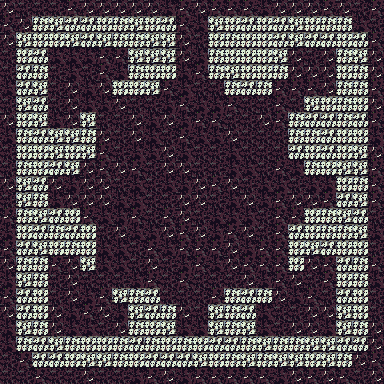

The image is a tile-based game level rendered from a .tmx file. Its description and source (layers, tilesets, objects; grid data summarised) follow:
An orthogonal 24x24 tile map with 16x16 px tiles, 1 tile layer (tile) and 89 objects (22x fakewall3).

<map version="1.0" tiledversion="1.1.2" orientation="orthogonal" renderorder="right-down" width="24" height="24" tilewidth="16" tileheight="16" infinite="0" nextobjectid="127">
 <tileset firstgid="1" source="tileset.tsx" />
 <layer name="tile" width="24" height="24">
  <data>[576 cells, 576 non-empty, 8 distinct tile ids]</data>
 </layer>
 <objectgroup name="furniture">
  <object id="31" gid="10" x="176" y="32" width="16" height="16" />
  <object id="32" gid="10" x="192" y="32" width="16" height="16" />
  <object id="33" gid="31" x="176" y="192" width="16" height="16" />
  <object id="34" gid="32" x="192" y="192" width="16" height="16" />
  <object id="35" gid="47" x="176" y="208" width="16" height="16" />
  <object id="36" gid="48" x="192" y="208" width="16" height="16" />
  <object id="37" gid="52" x="144" y="160" width="16" height="16" />
  <object id="38" gid="52" x="224" y="160" width="16" height="16" />
  <object id="39" gid="52" x="144" y="240" width="16" height="16" />
  <object id="40" gid="52" x="224" y="240" width="16" height="16" />
  <object id="41" gid="52" x="128" y="176" width="16" height="16" />
  <object id="42" gid="52" x="128" y="224" width="16" height="16" />
  <object id="43" gid="52" x="240" y="176" width="16" height="16" />
  <object id="44" gid="52" x="240" y="224" width="16" height="16" />
  <object id="45" gid="52" x="208" y="256" width="16" height="16" />
  <object id="46" gid="52" x="160" y="256" width="16" height="16" />
  <object id="47" gid="52" x="160" y="144" width="16" height="16" />
  <object id="48" gid="52" x="208" y="144" width="16" height="16" />
  <object id="49" gid="51" x="192" y="320" width="16" height="16">
   <properties>
    <property name="activationtarget" value="[[5,10],[5,11],[5,12],[5,13],[18,10],[18,11],[18,12],[18,13]]" />
   </properties>
  </object>
  <object id="50" gid="51" x="64" y="208" width="16" height="16">
   <properties>
    <property name="activationtarget" value="[[6,6],[6,7],[7,6],[6,16],[6,17],[7,17]]" />
   </properties>
  </object>
  <object id="51" gid="51" x="304" y="192" width="16" height="16">
   <properties>
    <property name="activationtarget" value="[[16,17],[17,17],[17,16]]" />
   </properties>
  </object>
  <object id="52" gid="51" x="48" y="336" width="16" height="16">
   <properties>
    <property name="activationtarget" value="[[17,6]]" />
   </properties>
  </object>
  <object id="53" gid="51" x="320" y="336" width="16" height="16">
   <properties>
    <property name="activationtarget" value="[[17,5],[18,6]]" />
   </properties>
  </object>
  <object id="54" gid="51" x="48" y="64" width="16" height="16">
   <properties>
    <property name="activationtarget" value="[[16,6],[17,7]]" />
   </properties>
  </object>
  <object id="55" gid="68" x="320" y="64" width="16" height="16" />
  <object id="56" gid="65" x="160" y="176" width="16" height="16" />
  <object id="57" gid="65" x="160" y="224" width="16" height="16" />
  <object id="58" gid="65" x="208" y="224" width="16" height="16" />
  <object id="59" gid="65" x="208" y="176" width="16" height="16" />
  <object id="60" gid="73" x="160" y="304" width="16" height="16" />
  <object id="61" gid="73" x="176" y="304" width="16" height="16" />
  <object id="62" gid="73" x="192" y="288" width="16" height="16" />
  <object id="63" gid="88" x="208" y="304" width="16" height="16" />
  <object id="64" gid="89" x="192" y="304" width="16" height="16" />
  <object id="65" gid="89" x="160" y="288" width="16" height="16" />
  <object id="66" gid="89" x="144" y="288" width="16" height="16" />
  <object id="67" type="fakewall3" gid="34" x="80" y="176" width="16" height="16" />
  <object id="68" type="fakewall3" gid="34" x="80" y="192" width="16" height="16" />
  <object id="69" type="fakewall3" gid="34" x="80" y="208" width="16" height="16" />
  <object id="70" type="fakewall3" gid="34" x="80" y="224" width="16" height="16" />
  <object id="71" type="fakewall3" gid="34" x="288" y="176" width="16" height="16" />
  <object id="72" type="fakewall3" gid="34" x="288" y="192" width="16" height="16" />
  <object id="73" type="fakewall3" gid="34" x="288" y="208" width="16" height="16" />
  <object id="74" type="fakewall3" gid="34" x="288" y="224" width="16" height="16" />
  <object id="81" type="fakewall3" gid="34" x="96" y="128" width="16" height="16" />
  <object id="82" type="fakewall3" gid="34" x="96" y="112" width="16" height="16" />
  <object id="83" type="fakewall3" gid="34" x="112" y="112" width="16" height="16" />
  <object id="84" type="fakewall3" gid="34" x="96" y="272" width="16" height="16" />
  <object id="85" type="fakewall3" gid="34" x="96" y="288" width="16" height="16" />
  <object id="86" type="fakewall3" gid="34" x="112" y="288" width="16" height="16" />
  <object id="87" type="fakewall3" gid="34" x="256" y="288" width="16" height="16" />
  <object id="88" type="fakewall3" gid="34" x="272" y="288" width="16" height="16" />
  <object id="89" type="fakewall3" gid="34" x="272" y="272" width="16" height="16" />
  <object id="90" type="fakewall3" gid="34" x="256" y="112" width="16" height="16" />
  <object id="91" type="fakewall3" gid="34" x="272" y="128" width="16" height="16" />
  <object id="92" type="fakewall3" gid="34" x="272" y="96" width="16" height="16" />
  <object id="93" type="fakewall3" gid="34" x="288" y="112" width="16" height="16" />
  <object id="94" type="fakewall3" gid="34" x="272" y="112" width="16" height="16" />
  <object id="95" gid="52" x="304" y="80" width="16" height="16" />
  <object id="96" gid="52" x="64" y="80" width="16" height="16" />
  <object id="97" gid="52" x="64" y="320" width="16" height="16" />
  <object id="98" gid="52" x="304" y="320" width="16" height="16" />
  <object id="110" gid="92" x="128" y="160" width="16" height="16" />
  <object id="111" gid="92" x="144" y="144" width="16" height="16" />
  <object id="112" gid="92" x="224" y="144" width="16" height="16" />
  <object id="113" gid="92" x="240" y="160" width="16" height="16" />
  <object id="114" gid="92" x="128" y="240" width="16" height="16" />
  <object id="115" gid="92" x="144" y="256" width="16" height="16" />
  <object id="116" gid="92" x="224" y="256" width="16" height="16" />
  <object id="117" gid="92" x="240" y="240" width="16" height="16" />
  <object id="118" gid="90" x="256" y="128" width="16" height="16" />
  <object id="119" gid="90" x="112" y="128" width="16" height="16" />
  <object id="120" gid="90" x="112" y="272" width="16" height="16" />
  <object id="121" gid="90" x="256" y="272" width="16" height="16" />
  <object id="122" gid="90" x="112" y="336" width="16" height="16" />
  <object id="123" gid="90" x="64" y="96" width="16" height="16" />
  <object id="124" gid="90" x="288" y="64" width="16" height="16" />
  <object id="125" gid="90" x="256" y="320" width="16" height="16" />
  <object id="126" gid="75" x="224" y="176" width="16" height="16">
   <properties>
    <property name="description" value="This is a right arm made of stone and the hand is clenched to a fist. Most of the upper arm has shattered, it might have been broken off by a massive creature or in a blind rage.." />
   </properties>
  </object>
 </objectgroup>
 <objectgroup name="item">
  <object id="108" gid="222" x="320" y="64" width="16" height="16" />
  <object id="109" gid="219" x="160" y="240" width="16" height="16">
   <properties>
    <property name="description" value="An old tome. The pages are filled with strange symbols and scribbles." />
   </properties>
  </object>
 </objectgroup>
 <objectgroup name="description" visible="0">
  <object id="99" x="176" y="32" width="32" height="16">
   <properties>
    <property name="text" value="You feel otherworldly presence in this room. The pentagram in the room seems to glow for a second." />
   </properties>
  </object>
  </objectgroup>
 <objectgroup name="creature">
  <!-- 6 objects omitted --></objectgroup>
</map>
<!-- 7 of 89 objects omitted -->
